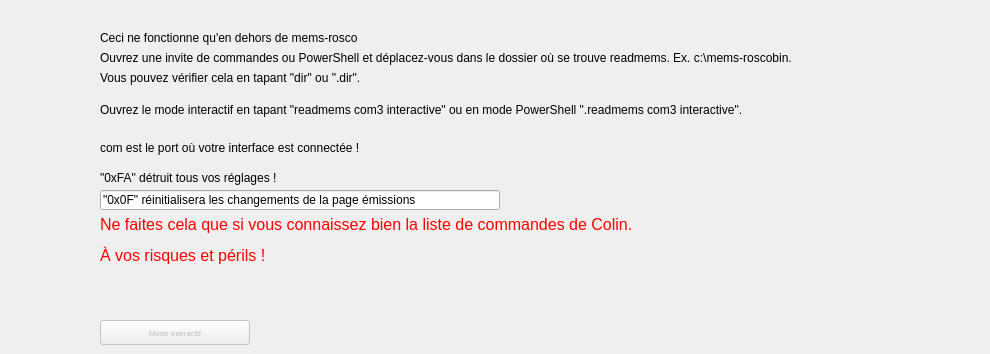
    <widget class="QWidget" name="ECU">
     <attribute name="title">
      <string>mode interactif</string>
     </attribute>
     <widget class="QLabel" name="label_9">
      <property name="geometry">
       <rect>
        <x>130</x>
        <y>20</y>
        <width>661</width>
        <height>221</height>
       </rect>
      </property>
      <property name="text">
       <string/>
      </property>
     </widget>
     <widget class="QPushButton" name="interactive_push_button">
      <property name="enabled">
       <bool>false</bool>
      </property>
      <property name="geometry">
       <rect>
        <x>100</x>
        <y>320</y>
        <width>150</width>
        <height>25</height>
       </rect>
      </property>
      <property name="font">
       <font>
        <pointsize>6</pointsize>
        <weight>50</weight>
        <bold>false</bold>
       </font>
      </property>
      <property name="text">
       <string>Mode interactif</string>
      </property>
     </widget>
     <widget class="QLabel" name="label_23">
      <property name="geometry">
       <rect>
        <x>100</x>
        <y>30</y>
        <width>671</width>
        <height>16</height>
       </rect>
      </property>
      <property name="text">
       <string>Ceci ne fonctionne qu'en dehors de mems-rosco</string>
      </property>
     </widget>
     <widget class="QLabel" name="label_24">
      <property name="geometry">
       <rect>
        <x>100</x>
        <y>50</y>
        <width>861</width>
        <height>16</height>
       </rect>
      </property>
      <property name="text">
       <string>Ouvrez une invite de commandes ou PowerShell et déplacez-vous dans le dossier où se trouve readmems. Ex. c:\mems-roscobin.</string>
      </property>
     </widget>
     <widget class="QLabel" name="label_48">
      <property name="geometry">
       <rect>
        <x>100</x>
        <y>70</y>
        <width>631</width>
        <height>16</height>
       </rect>
      </property>
      <property name="text">
       <string>Vous pouvez vérifier cela en tapant &quot;dir&quot; ou &quot;.dir&quot;.</string>
      </property>
     </widget>
     <widget class="QLabel" name="label_49">
      <property name="geometry">
       <rect>
        <x>100</x>
        <y>90</y>
        <width>881</width>
        <height>41</height>
       </rect>
      </property>
      <property name="text">
       <string>&lt;html&gt;&lt;head/&gt;&lt;body&gt;&lt;p&gt;Ouvrez le mode interactif en tapant &amp;quot;readmems com3 interactive&amp;quot; ou en mode PowerShell &amp;quot;.readmems com3 interactive&amp;quot;.&lt;/p&gt;&lt;/body&gt;&lt;/html&gt;</string>
      </property>
     </widget>
     <widget class="QLabel" name="label_50">
      <property name="geometry">
       <rect>
        <x>100</x>
        <y>140</y>
        <width>511</width>
        <height>16</height>
       </rect>
      </property>
      <property name="text">
       <string>com est le port où votre interface est connectée !</string>
      </property>
     </widget>
     <widget class="QLabel" name="label_22">
      <property name="geometry">
       <rect>
        <x>100</x>
        <y>210</y>
        <width>861</width>
        <height>61</height>
       </rect>
      </property>
      <property name="text">
       <string>&lt;html&gt;&lt;head/&gt;&lt;body&gt;&lt;p&gt;&lt;span style=&quot; font-size:12pt; color:#ff0000;&quot;&gt;Ne faites cela que si vous connaissez bien la liste de commandes de Colin.&lt;/span&gt;&lt;/p&gt;&lt;p&gt;&lt;span style=&quot; font-size:12pt; color:#ff0000;&quot;&gt;À vos risques et périls !&lt;/span&gt;&lt;/p&gt;&lt;/body&gt;&lt;/html&gt;</string>
      </property>
     </widget>
     <widget class="QLabel" name="label_51">
      <property name="geometry">
       <rect>
        <x>100</x>
        <y>170</y>
        <width>280</width>
        <height>16</height>
       </rect>
      </property>
      <property name="text">
       <string>&lt;html&gt;&lt;head/&gt;&lt;body&gt;&lt;p&gt;&amp;quot;0xFA&amp;quot; détruit tous vos réglages !&lt;/p&gt;&lt;/body&gt;&lt;/html&gt;</string>
      </property>
     </widget>
     <widget class="QLineEdit" name="lineEdit_2">
      <property name="geometry">
       <rect>
        <x>100</x>
        <y>190</y>
        <width>400</width>
        <height>20</height>
       </rect>
      </property>
      <property name="text">
       <string>&quot;0x0F&quot; réinitialisera les changements de la page émissions</string>
      </property>
     </widget>
    </widget>
